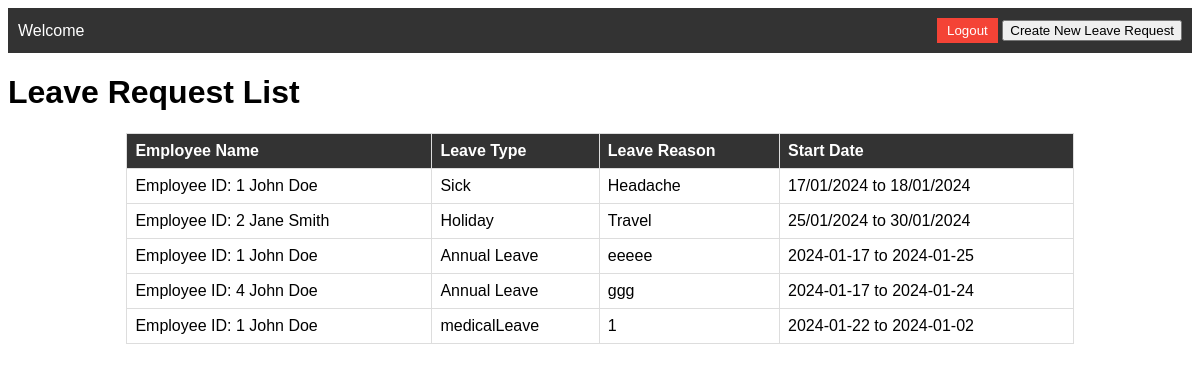
/dashboardLeaveRequest, run on an earlier commit of the app's database.
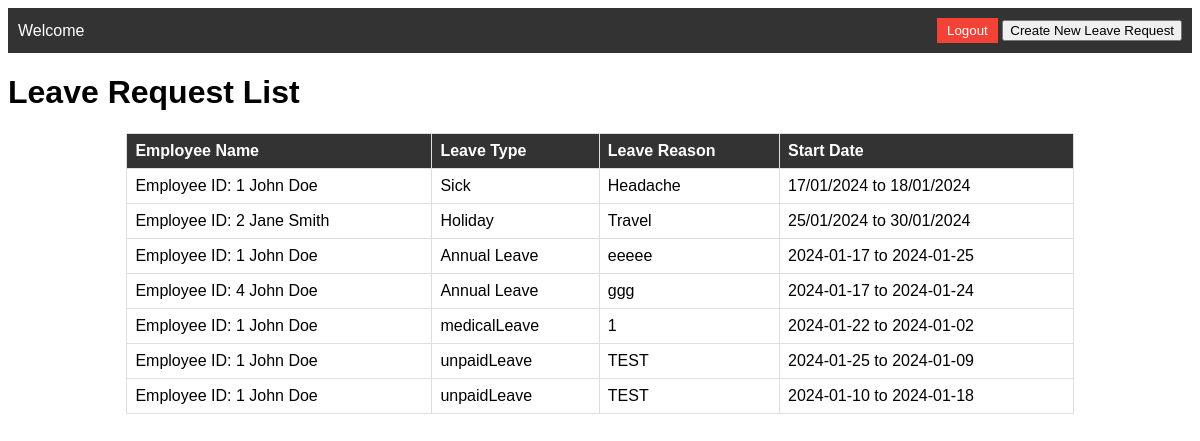
And on a later commit of the database.
### models/request.py (models this page shows, shortened)
class request(Base):
    __tablename__ = 'requests'
    requestID = Column(Integer, Sequence('request_id_seq'), primary_key=True)
    requestDate = Column(DateTime, default=datetime.utcnow)
    requestReason = Column(String)
    requestStatus = Column(String)
    leaveType = Column(String)
    startLeaveDate = Column(String)
    endLeaveDate = Column(String)
    employeeID = Column(String)

### models/employee.py (models this page shows, shortened)
class employee(Base):
    __tablename__ = 'employees'
    employeeID = Column(Integer, primary_key=True)
    firstname = Column(String)
    lastname = Column(String)
    birthdate = Column(String)
    department = Column(String)

### app.py (the view)
@app.route('/dashboardLeaveRequest')
def dashboardLeaveRequest():
    employeerequests = requestController.get_request_and_employee_data()
    return render_template('dashboardLeaveRequestPage.html', lstrequests=employeerequests)

### controllers/requestController.py (called while the page is built)
    def get_request_and_employee_data():
        engine = create_engine('sqlite:///HRLeaveRequest.db', echo=True)
        Session = sessionmaker(bind=engine)
        session = Session()
        employeereqeuests = session.query(request, employee).join(employee, request.employeeID == employee.employeeID).all()
        return employeereqeuests

### templates/dashboardLeaveRequestPage.html (shortened to what this page needs)
<!DOCTYPE html>
<html>
<head>
</head>
<body>
    <nav>
        <div>
            <span>Welcome</span>
        </div>
        <div>
            <button class="logout-btn" onclick="logout()">Logout</button>
            <button class="request-btn" onclick="window.location.href='/requestPage'">Create New Leave Request</button>
        </div>
    </nav>
    <h1>Leave Request List</h1>
    <table>
        <thead>
            <tr>
                <th>Employee Name</th>
                <th>Leave Type</th>
                <th>Leave Reason</th>
                <th>Start Date</th>
            </tr>
        </thead>
        <tbody>
            {% for item in lstrequests %}
            <tr>
                <td>{{ "Employee ID: " + item.request.employeeID.__str__() + " " + item.employee.firstname + " " +
                    item.employee.lastname }}</td>
                <td>{{ item.request.leaveType }}</td>
                <td>{{ item.request.requestReason }}</td>
                <td>{{ item.request.startLeaveDate + " to " + item.request.endLeaveDate }}</td>
            </tr>
            {% endfor %}
        </tbody>
    </table>
</body>
</html>

### templates/dashboardLeaveRequestPage.html (style rules this page uses)
body { font-family: Arial, sans-serif; }
nav { background-color: #333; color: white; padding: 10px; display: flex; justify-content: space-between; align-items: center; }
.logout-btn { background-color: #f44336; color: white; padding: 5px 10px; border: none; cursor: pointer; }
table { border-collapse: collapse; width: 80%; margin: 20px auto; }
th, td { border: 1px solid #ddd; padding: 8px; text-align: left; }
th { background-color: #333; color: white; }

What changed in the data, as far as the page shows it:
added request: employeeID.lastname "Employee ID: 1 John Doe", request.leaveType "unpaidLeave", request.requestReason "TEST", request "2024-01-25 to 2024-01-09"
added request: employeeID.lastname "Employee ID: 1 John Doe", request.leaveType "unpaidLeave", request.requestReason "TEST", request "2024-01-10 to 2024-01-18"
